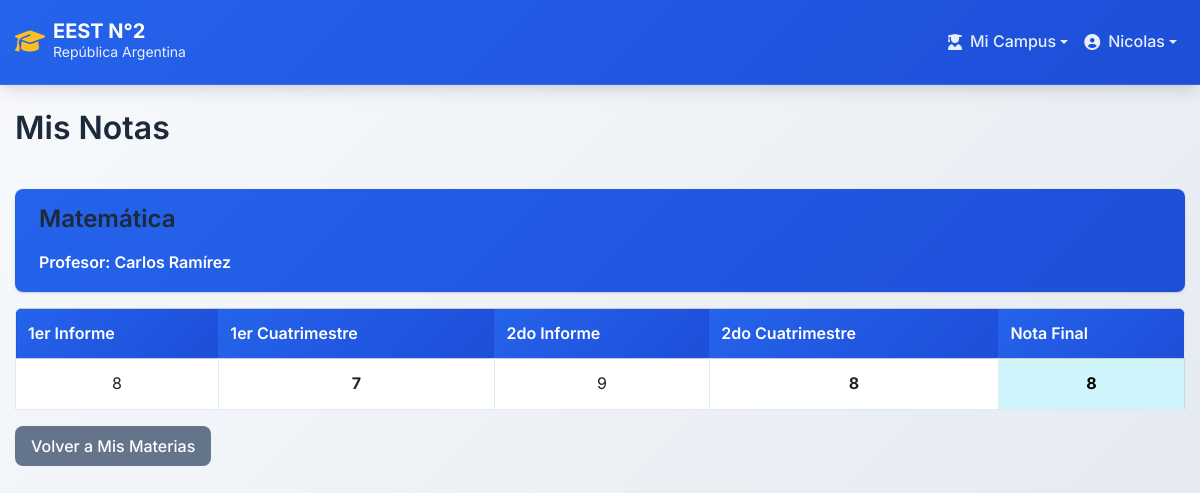
The app's page /ver_notas.php?id_materia=1 (signed in), older data.
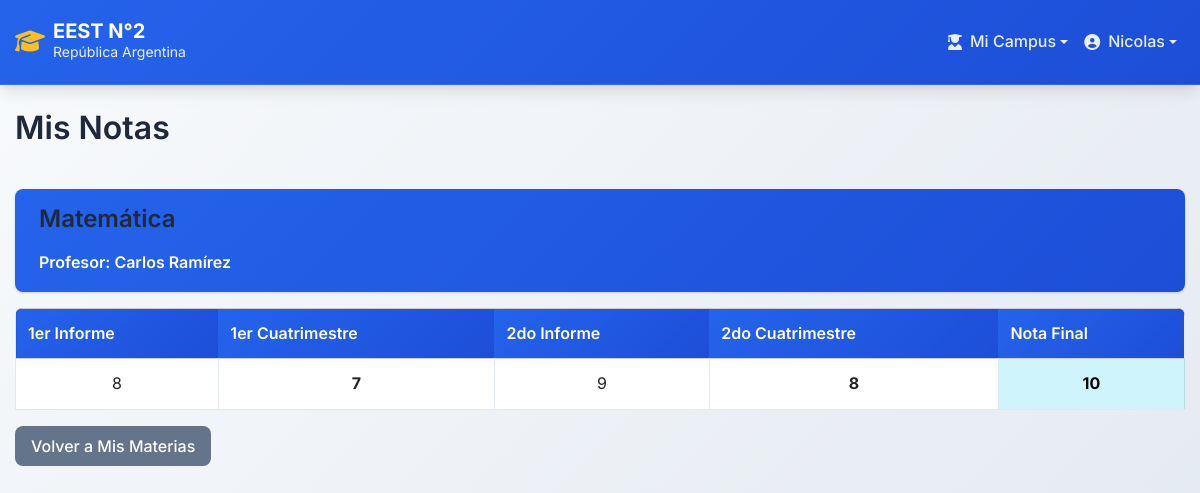
The same page, newer data.
### tables this page shows
CREATE TABLE `notas` (
  `dni_alumno` int(11) NOT NULL,
  `id_materia` int(11) NOT NULL,
  `primerInforme` int(11) DEFAULT NULL,
  `primerCuatri` int(11) DEFAULT NULL,
  `segundoInforme` int(11) DEFAULT NULL,
  `segundoCuatri` int(11) DEFAULT NULL,
  `notaFinal` int(11) DEFAULT NULL,
  `Estado_Aprobacion` enum('Pendiente','Aprobado','Rechazado') DEFAULT 'Pendiente',
  `DNI_Preceptor_Aprobador` int(11) DEFAULT NULL,
  `Fecha_Aprobacion` datetime DEFAULT NULL,
  `Observaciones_Preceptor` text DEFAULT NULL
);

### ver_notas.php (the view, shortened to what this page needs)
<?php
include('./public/header.php');
$dni_alumno = $_SESSION['DNI'];
$id_materia = isset($_GET['id_materia']) ? $_GET['id_materia'] : null;
?>
<!DOCTYPE html>
<html lang="es">
<head>
    <link rel="stylesheet" href="./style/styles.css">
</head>
<body>
    <div class="container mt-4">
        <h2>Mis Notas</h2>
        <br>
        <?php
        $query_materia = "SELECT materias.Nombre, usuarios.Primer_nombre, usuarios.Apellido
                         FROM materias
                         INNER JOIN profesores ON materias.DNI_Profesor = profesores.DNI_Profesor
                         INNER JOIN usuarios ON profesores.DNI_Profesor = usuarios.DNI
                         WHERE materias.ID = '$id_materia'";
        $result_materia = mysqli_query($CONN, $query_materia);
        if (mysqli_num_rows($result_materia) > 0) {
            $materia = mysqli_fetch_assoc($result_materia);
            echo "<div class='card mb-3'>";
            echo "<div class='card-header bg-primary text-white'>";
            echo "<h4>" . htmlspecialchars($materia['Nombre']) . "</h4>";
            echo "<p class='mb-0'>Profesor: " . htmlspecialchars($materia['Primer_nombre'] . " " . $materia['Apellido']) . "</p>";
            echo "</div>";
            echo "</div>";
            $query_notas = "SELECT * FROM notas WHERE dni_alumno = '$dni_alumno' AND id_materia = '$id_materia'";
            $result_notas = mysqli_query($CONN, $query_notas);
            if (mysqli_num_rows($result_notas) > 0) {
                $notas = mysqli_fetch_assoc($result_notas);
                echo "<div class='table-responsive'>";
                echo "<table class='table table-bordered'>";
                echo "<thead class='table-secondary'>";
                echo "<tr>";
                echo "<th>1er Informe</th>";
                echo "<th>1er Cuatrimestre</th>";
                echo "<th>2do Informe</th>";
                echo "<th>2do Cuatrimestre</th>";
                echo "<th>Nota Final</th>";
                echo "</tr>";
                echo "</thead>";
                echo "<tbody>";
                echo "<tr class='text-center'>";
                echo "<td>" . ($notas['primerInforme'] ?? '-') . "</td>";
                echo "<td><strong>" . ($notas['primerCuatri'] ?? '-') . "</strong></td>";
                echo "<td>" . ($notas['segundoInforme'] ?? '-') . "</td>";
                echo "<td><strong>" . ($notas['segundoCuatri'] ?? '-') . "</strong></td>";
                echo "<td class='table-info'><strong>" . ($notas['notaFinal'] ?? '-') . "</strong></td>";
                echo "</tr>";
                echo "</tbody>";
                echo "</table>";
                echo "</div>";
            } else {
                echo "<div class='alert alert-info'>Aún no hay notas cargadas para esta materia.</div>";
            }
        } else {
            echo "<div class='alert alert-danger'>Materia no encontrada.</div>";
        }
        ?>
        <a href="mis_materias.php" class="btn btn-secondary">Volver a Mis Materias</a>
    </div>
</body>
</html>

Row changes from the older to the newer data that the page shows:
changed notas: notaFinal "8" → "10"
